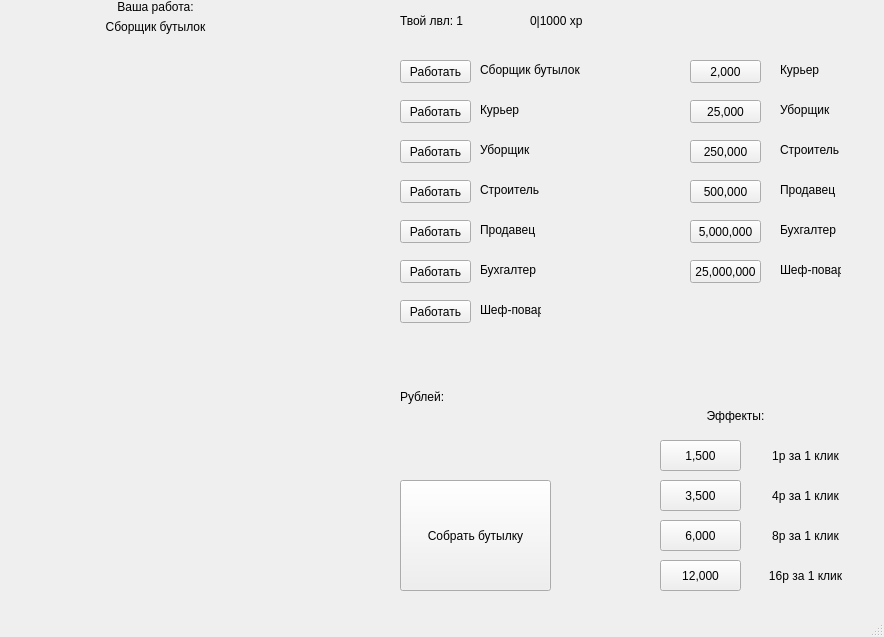
<?xml version="1.0" encoding="UTF-8"?>
<ui version="4.0">
 <class>MainWindow</class>
 <widget class="QMainWindow" name="MainWindow">
  <property name="geometry">
   <rect>
    <x>0</x>
    <y>0</y>
    <width>884</width>
    <height>637</height>
   </rect>
  </property>
  <property name="windowTitle">
   <string>MainWindow</string>
  </property>
  <widget class="QWidget" name="centralwidget">
   <widget class="QLabel" name="lb1">
    <property name="geometry">
     <rect>
      <x>20</x>
      <y>40</y>
      <width>361</width>
      <height>571</height>
     </rect>
    </property>
    <property name="mouseTracking">
     <bool>false</bool>
    </property>
    <property name="text">
     <string/>
    </property>
    <property name="pixmap">
     <pixmap>photo/бутылка.jpeg</pixmap>
    </property>
   </widget>
   <widget class="QPushButton" name="btn1">
    <property name="geometry">
     <rect>
      <x>400</x>
      <y>480</y>
      <width>151</width>
      <height>111</height>
     </rect>
    </property>
    <property name="focusPolicy">
     <enum>Qt::StrongFocus</enum>
    </property>
    <property name="text">
     <string>Собрать бутылку</string>
    </property>
   </widget>
   <widget class="QLabel" name="lb2">
    <property name="geometry">
     <rect>
      <x>400</x>
      <y>390</y>
      <width>271</width>
      <height>81</height>
     </rect>
    </property>
    <property name="tabletTracking">
     <bool>false</bool>
    </property>
    <property name="focusPolicy">
     <enum>Qt::ClickFocus</enum>
    </property>
    <property name="lineWidth">
     <number>0</number>
    </property>
    <property name="text">
     <string>Рублей: </string>
    </property>
    <property name="textFormat">
     <enum>Qt::AutoText</enum>
    </property>
    <property name="alignment">
     <set>Qt::AlignLeading|Qt::AlignLeft|Qt::AlignTop</set>
    </property>
    <property name="wordWrap">
     <bool>true</bool>
    </property>
    <property name="margin">
     <number>0</number>
    </property>
    <property name="indent">
     <number>-1</number>
    </property>
    <property name="openExternalLinks">
     <bool>false</bool>
    </property>
   </widget>
   <widget class="QLabel" name="lb3">
    <property name="geometry">
     <rect>
      <x>70</x>
      <y>0</y>
      <width>171</width>
      <height>20</height>
     </rect>
    </property>
    <property name="text">
     <string>Ваша работа:</string>
    </property>
    <property name="alignment">
     <set>Qt::AlignHCenter|Qt::AlignTop</set>
    </property>
   </widget>
   <widget class="QLabel" name="lb4">
    <property name="geometry">
     <rect>
      <x>70</x>
      <y>20</y>
      <width>171</width>
      <height>21</height>
     </rect>
    </property>
    <property name="text">
     <string>Сборщик бутылок</string>
    </property>
    <property name="alignment">
     <set>Qt::AlignHCenter|Qt::AlignTop</set>
    </property>
   </widget>
   <widget class="QLabel" name="lb6">
    <property name="geometry">
     <rect>
      <x>480</x>
      <y>100</y>
      <width>41</width>
      <height>21</height>
     </rect>
    </property>
    <property name="focusPolicy">
     <enum>Qt::StrongFocus</enum>
    </property>
    <property name="text">
     <string>Курьер</string>
    </property>
   </widget>
   <widget class="QPushButton" name="btn3">
    <property name="geometry">
     <rect>
      <x>400</x>
      <y>100</y>
      <width>71</width>
      <height>23</height>
     </rect>
    </property>
    <property name="text">
     <string>Работать</string>
    </property>
   </widget>
   <widget class="QPushButton" name="btn2">
    <property name="geometry">
     <rect>
      <x>400</x>
      <y>60</y>
      <width>71</width>
      <height>23</height>
     </rect>
    </property>
    <property name="text">
     <string>Работать</string>
    </property>
   </widget>
   <widget class="QLabel" name="lb5">
    <property name="geometry">
     <rect>
      <x>480</x>
      <y>60</y>
      <width>101</width>
      <height>21</height>
     </rect>
    </property>
    <property name="focusPolicy">
     <enum>Qt::StrongFocus</enum>
    </property>
    <property name="styleSheet">
     <string notr="true">font: 12pt &quot;MS Shell Dlg 2&quot;;
font: 8pt &quot;MS Shell Dlg 2&quot;;</string>
    </property>
    <property name="text">
     <string>Сборщик бутылок</string>
    </property>
   </widget>
   <widget class="QPushButton" name="btn4">
    <property name="geometry">
     <rect>
      <x>400</x>
      <y>140</y>
      <width>71</width>
      <height>23</height>
     </rect>
    </property>
    <property name="text">
     <string>Работать</string>
    </property>
   </widget>
   <widget class="QLabel" name="lb7">
    <property name="geometry">
     <rect>
      <x>480</x>
      <y>140</y>
      <width>61</width>
      <height>21</height>
     </rect>
    </property>
    <property name="focusPolicy">
     <enum>Qt::StrongFocus</enum>
    </property>
    <property name="text">
     <string>Уборщик</string>
    </property>
   </widget>
   <widget class="QPushButton" name="btn5">
    <property name="geometry">
     <rect>
      <x>400</x>
      <y>180</y>
      <width>71</width>
      <height>23</height>
     </rect>
    </property>
    <property name="text">
     <string>Работать</string>
    </property>
   </widget>
   <widget class="QLabel" name="lb8">
    <property name="geometry">
     <rect>
      <x>480</x>
      <y>180</y>
      <width>61</width>
      <height>21</height>
     </rect>
    </property>
    <property name="focusPolicy">
     <enum>Qt::StrongFocus</enum>
    </property>
    <property name="text">
     <string>Строитель</string>
    </property>
   </widget>
   <widget class="QPushButton" name="btn6">
    <property name="geometry">
     <rect>
      <x>400</x>
      <y>220</y>
      <width>71</width>
      <height>23</height>
     </rect>
    </property>
    <property name="text">
     <string>Работать</string>
    </property>
   </widget>
   <widget class="QLabel" name="lb9">
    <property name="geometry">
     <rect>
      <x>480</x>
      <y>220</y>
      <width>71</width>
      <height>21</height>
     </rect>
    </property>
    <property name="focusPolicy">
     <enum>Qt::StrongFocus</enum>
    </property>
    <property name="text">
     <string>Продавец</string>
    </property>
   </widget>
   <widget class="QPushButton" name="btn7">
    <property name="geometry">
     <rect>
      <x>400</x>
      <y>260</y>
      <width>71</width>
      <height>23</height>
     </rect>
    </property>
    <property name="text">
     <string>Работать</string>
    </property>
   </widget>
   <widget class="QLabel" name="lb10">
    <property name="geometry">
     <rect>
      <x>480</x>
      <y>260</y>
      <width>61</width>
      <height>21</height>
     </rect>
    </property>
    <property name="focusPolicy">
     <enum>Qt::StrongFocus</enum>
    </property>
    <property name="text">
     <string>Бухгалтер</string>
    </property>
   </widget>
   <widget class="QPushButton" name="btn8">
    <property name="geometry">
     <rect>
      <x>400</x>
      <y>300</y>
      <width>71</width>
      <height>23</height>
     </rect>
    </property>
    <property name="text">
     <string>Работать</string>
    </property>
   </widget>
   <widget class="QLabel" name="lb11">
    <property name="geometry">
     <rect>
      <x>480</x>
      <y>300</y>
      <width>61</width>
      <height>21</height>
     </rect>
    </property>
    <property name="focusPolicy">
     <enum>Qt::StrongFocus</enum>
    </property>
    <property name="text">
     <string>Шеф-повар</string>
    </property>
   </widget>
   <widget class="QLabel" name="lb12">
    <property name="geometry">
     <rect>
      <x>400</x>
      <y>10</y>
      <width>111</width>
      <height>21</height>
     </rect>
    </property>
    <property name="text">
     <string>Твой лвл: 1</string>
    </property>
   </widget>
   <widget class="QLabel" name="lb13">
    <property name="geometry">
     <rect>
      <x>530</x>
      <y>10</y>
      <width>331</width>
      <height>21</height>
     </rect>
    </property>
    <property name="text">
     <string>0|1000 xp</string>
    </property>
   </widget>
   <widget class="QPushButton" name="btn10">
    <property name="geometry">
     <rect>
      <x>690</x>
      <y>60</y>
      <width>71</width>
      <height>23</height>
     </rect>
    </property>
    <property name="text">
     <string>2,000</string>
    </property>
   </widget>
   <widget class="QPushButton" name="btn11">
    <property name="geometry">
     <rect>
      <x>690</x>
      <y>100</y>
      <width>71</width>
      <height>23</height>
     </rect>
    </property>
    <property name="text">
     <string>25,000</string>
    </property>
   </widget>
   <widget class="QPushButton" name="btn12">
    <property name="geometry">
     <rect>
      <x>690</x>
      <y>140</y>
      <width>71</width>
      <height>23</height>
     </rect>
    </property>
    <property name="text">
     <string>250,000</string>
    </property>
   </widget>
   <widget class="QPushButton" name="btn13">
    <property name="geometry">
     <rect>
      <x>690</x>
      <y>180</y>
      <width>71</width>
      <height>23</height>
     </rect>
    </property>
    <property name="text">
     <string>500,000</string>
    </property>
   </widget>
   <widget class="QPushButton" name="btn14">
    <property name="geometry">
     <rect>
      <x>690</x>
      <y>220</y>
      <width>71</width>
      <height>23</height>
     </rect>
    </property>
    <property name="text">
     <string>5,000,000</string>
    </property>
   </widget>
   <widget class="QPushButton" name="btn15">
    <property name="geometry">
     <rect>
      <x>690</x>
      <y>260</y>
      <width>71</width>
      <height>23</height>
     </rect>
    </property>
    <property name="text">
     <string>25,000,000</string>
    </property>
   </widget>
   <widget class="QLabel" name="lb15">
    <property name="geometry">
     <rect>
      <x>780</x>
      <y>60</y>
      <width>41</width>
      <height>21</height>
     </rect>
    </property>
    <property name="focusPolicy">
     <enum>Qt::StrongFocus</enum>
    </property>
    <property name="text">
     <string>Курьер</string>
    </property>
   </widget>
   <widget class="QLabel" name="lb16">
    <property name="geometry">
     <rect>
      <x>780</x>
      <y>100</y>
      <width>61</width>
      <height>21</height>
     </rect>
    </property>
    <property name="focusPolicy">
     <enum>Qt::StrongFocus</enum>
    </property>
    <property name="text">
     <string>Уборщик</string>
    </property>
   </widget>
   <widget class="QLabel" name="lb17">
    <property name="geometry">
     <rect>
      <x>780</x>
      <y>140</y>
      <width>61</width>
      <height>21</height>
     </rect>
    </property>
    <property name="focusPolicy">
     <enum>Qt::StrongFocus</enum>
    </property>
    <property name="text">
     <string>Строитель</string>
    </property>
   </widget>
   <widget class="QLabel" name="lb18">
    <property name="geometry">
     <rect>
      <x>780</x>
      <y>180</y>
      <width>71</width>
      <height>21</height>
     </rect>
    </property>
    <property name="focusPolicy">
     <enum>Qt::StrongFocus</enum>
    </property>
    <property name="text">
     <string>Продавец</string>
    </property>
   </widget>
   <widget class="QLabel" name="lb19">
    <property name="geometry">
     <rect>
      <x>780</x>
      <y>220</y>
      <width>61</width>
      <height>21</height>
     </rect>
    </property>
    <property name="focusPolicy">
     <enum>Qt::StrongFocus</enum>
    </property>
    <property name="text">
     <string>Бухгалтер</string>
    </property>
   </widget>
   <widget class="QLabel" name="lb20">
    <property name="geometry">
     <rect>
      <x>780</x>
      <y>260</y>
      <width>61</width>
      <height>21</height>
     </rect>
    </property>
    <property name="focusPolicy">
     <enum>Qt::StrongFocus</enum>
    </property>
    <property name="text">
     <string>Шеф-повар</string>
    </property>
   </widget>
   <widget class="QLabel" name="label">
    <property name="geometry">
     <rect>
      <x>600</x>
      <y>400</y>
      <width>271</width>
      <height>31</height>
     </rect>
    </property>
    <property name="styleSheet">
     <string notr="true">font: 75 9pt &quot;MS Shell Dlg 2&quot;;
font: 10pt &quot;MS Shell Dlg 2&quot;;</string>
    </property>
    <property name="text">
     <string>Эффекты:</string>
    </property>
    <property name="alignment">
     <set>Qt::AlignCenter</set>
    </property>
   </widget>
   <widget class="QPushButton" name="btn16">
    <property name="geometry">
     <rect>
      <x>660</x>
      <y>440</y>
      <width>81</width>
      <height>31</height>
     </rect>
    </property>
    <property name="text">
     <string>1,500</string>
    </property>
   </widget>
   <widget class="QPushButton" name="btn17">
    <property name="geometry">
     <rect>
      <x>660</x>
      <y>480</y>
      <width>81</width>
      <height>31</height>
     </rect>
    </property>
    <property name="text">
     <string>3,500</string>
    </property>
   </widget>
   <widget class="QPushButton" name="btn18">
    <property name="geometry">
     <rect>
      <x>660</x>
      <y>520</y>
      <width>81</width>
      <height>31</height>
     </rect>
    </property>
    <property name="text">
     <string>6,000</string>
    </property>
   </widget>
   <widget class="QPushButton" name="btn19">
    <property name="geometry">
     <rect>
      <x>660</x>
      <y>560</y>
      <width>81</width>
      <height>31</height>
     </rect>
    </property>
    <property name="text">
     <string>12,000</string>
    </property>
   </widget>
   <widget class="QLabel" name="label_2">
    <property name="geometry">
     <rect>
      <x>750</x>
      <y>440</y>
      <width>111</width>
      <height>31</height>
     </rect>
    </property>
    <property name="text">
     <string>1р за 1 клик</string>
    </property>
    <property name="alignment">
     <set>Qt::AlignCenter</set>
    </property>
   </widget>
   <widget class="QLabel" name="label_3">
    <property name="geometry">
     <rect>
      <x>750</x>
      <y>480</y>
      <width>111</width>
      <height>31</height>
     </rect>
    </property>
    <property name="text">
     <string>4р за 1 клик</string>
    </property>
    <property name="alignment">
     <set>Qt::AlignCenter</set>
    </property>
   </widget>
   <widget class="QLabel" name="label_4">
    <property name="geometry">
     <rect>
      <x>750</x>
      <y>520</y>
      <width>111</width>
      <height>31</height>
     </rect>
    </property>
    <property name="text">
     <string>8p за 1 клик</string>
    </property>
    <property name="alignment">
     <set>Qt::AlignCenter</set>
    </property>
   </widget>
   <widget class="QLabel" name="label_5">
    <property name="geometry">
     <rect>
      <x>750</x>
      <y>560</y>
      <width>111</width>
      <height>31</height>
     </rect>
    </property>
    <property name="text">
     <string>16p за 1 клик</string>
    </property>
    <property name="alignment">
     <set>Qt::AlignCenter</set>
    </property>
   </widget>
  </widget>
  <widget class="QMenuBar" name="menubar">
   <property name="geometry">
    <rect>
     <x>0</x>
     <y>0</y>
     <width>884</width>
     <height>21</height>
    </rect>
   </property>
  </widget>
  <widget class="QStatusBar" name="statusbar"/>
 </widget>
 <resources/>
 <connections/>
</ui>
